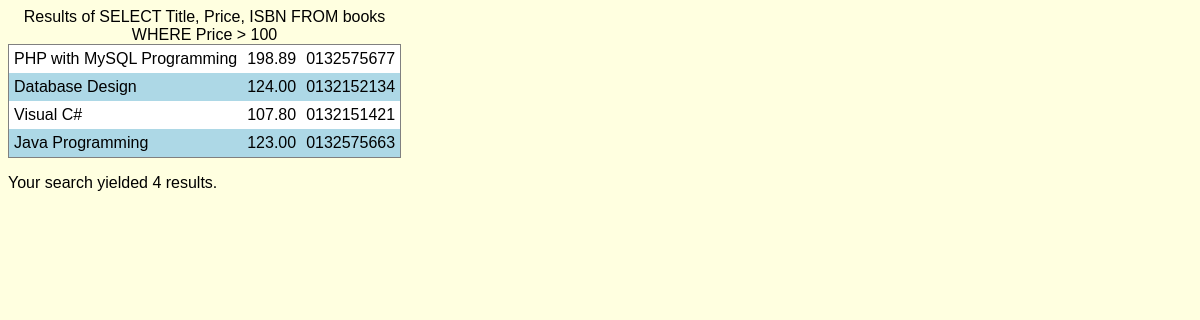
Screenshot of /booksdb_oo.php with the database file from the repository.
### tables this page shows
CREATE TABLE books
(
   ID int NOT NULL AUTO_INCREMENT PRIMARY KEY,
   Title varchar(60),
   Category varchar(32),
   ISBN varchar(20),
   Price decimal(5,2) 
);

### booksdb_oo.php (the view, shortened to what this page needs)
<!DOCTYPE html>
<html>
   <head>
   </head>
   <body>
      <?php
	     require_once 'login.php';
		 $dbConnection = new mysqli($dbHost, $dbUser, $dbPassword, $dbName);
         $query = "SELECT Title, Price, ISBN FROM books WHERE Price > 100";
         if ( !( $result = $dbConnection->query($query) ) )
         {
            print( "<p>Could not execute query!</p>" );
            die( $dbConnection->error . "</body></html>" );
         }
      ?>
      <table>
         <caption>Results of <?php print( "$query" ) ?> </caption>
         <?php
            while ( $row = $result->fetch_array(MYSQLI_NUM) )
            {
               print( "<tr>" );
               foreach ( $row as $value )
                  print( "<td>$value</td>" );
				  print( "</tr>" );
            }
         ?>
      </table>
      <p>Your search yielded
         <?php print( $result->num_rows ) ?> results.
	  </p>
   </body>
</html>

### booksdb_oo.php (style rules this page uses)
body { font-family: sans-serif; background-color: lightyellow; }
table { background-color: lightblue; border-collapse: collapse; border: 1px solid gray; }
td { padding: 5px; }
tr:nth-child(odd) { background-color: white; }

### rows the page displays
books: Title "PHP with MySQL Programming", Price "198.89", ISBN "0132575677"
books: Title "Database Design", Price "124.00", ISBN "0132152134"
books: Title "Visual C#", Price "107.80", ISBN "0132151421"
books: Title "Java Programming", Price "123.00", ISBN "0132575663"

### other values shown
$query "SELECT Title, Price, ISBN FROM books WHERE Price > 100"
$result->num_rows "4"
